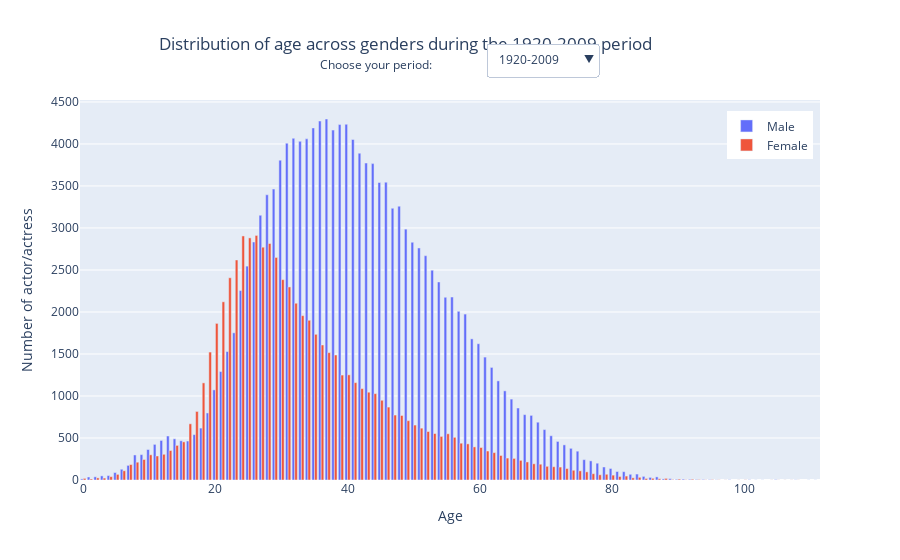

This figure's notebook cell:
### Markdown cell above
Finally, as we observed the different ratios over time, it is interesting to also decompose the age distribution over decades, and try to see if we can observe an evolution within the general tendency.

### Code cell
decades=np.sort(charadata_filtered['decade'].unique())

distrib = pd.DataFrame()

counts_w_overall = pd.Series(charadata_filtered[(charadata_filtered['actor_gender']=='F')]['actor_age'].value_counts() , name=("Overall_F"))
counts_m_overall = pd.Series(charadata_filtered[(charadata_filtered['actor_gender']=='M')]['actor_age'].value_counts() , name=("Overall_M"))
distrib = distrib.merge(counts_w_overall, how='outer', right_index=True, left_index=True)
distrib = distrib.merge(counts_m_overall, how='outer', right_index=True, left_index=True)

# male and female counts per decades
for decade in decades:
    counts_w = pd.Series(charadata_filtered[(charadata_filtered['actor_gender']=='F') & (charadata_filtered['decade']==decade)]['actor_age'].value_counts() , name=(str(decade) + "_F"))
    counts_m = pd.Series(charadata_filtered[(charadata_filtered['actor_gender']=='M') & (charadata_filtered['decade']==decade)]['actor_age'].value_counts() , name=(str(decade) + "_M"))
    distrib = distrib.merge(counts_w, how='outer', right_index=True, left_index=True)
    distrib = distrib.merge(counts_m, how='outer', right_index=True, left_index=True)


# Initialize figure
fig = go.Figure()

# Add Traces of male and female counts
for decade in decades:
    name_F = str(decade) + "_F"
    name_M = str(decade) + "_M"
    
    fig.add_trace(go.Bar(name="Male", x = distrib.index, y = distrib[name_M]))
    fig.add_trace(go.Bar(name="Female", x = distrib.index, y = distrib[name_F]))

fig.add_trace(go.Bar(name="Male", x = distrib.index, y = distrib["Overall_M"]))
fig.add_trace(go.Bar(name="Female", x = distrib.index, y = distrib["Overall_F"]))

#Show by default the 2000 decade 
for i in range(len(fig.data)):
    fig.data[i].visible = True if i > 17 else False

# Add dropdown list
fig.update_layout(
    yaxis_title = "Number of actor/actress",
    xaxis_title = "Age",
    title_text = "Distribution of age across genders during the 1920-2009 period",
    title_x = 0.45,

    updatemenus=[
        dict(
            active=0,
            buttons=list([ 
                dict(label="1920-2009",
                    method="update",
                    args=[{"visible": [False, False, False, False, False, False, False, False, 
                    False, False, False, False, False, False, False, False, False, False, True, True]},
                    {"title": "Distribution of age across genders during the 1920-2009 period"}]),
                dict(label="2000 decade",
                    method="update",
                    args=[{"visible": [False, False, False, False, False, False, False, False, 
                    False, False, False, False, False, False, False, False, True, True, False, False]},
                    {"title": 'Distribution of age across genders during the 2000 decade'}]),
                dict(label="1990 decade",
                    method="update",
                    args=[{"visible": [False, False, False, False, False, False, False, False,
                    False, False, False, False, False, False, True, True, False, False, False, False]},
                    {"title": 'Distribution of age across genders during the 1990 decade'}]),
                dict(label="1980 decade",
                    method="update",
                    args=[{"visible": [False, False, False, False, False, False, False, False, 
                    False, False, False, False, True, True, False, False, False, False, False, False]},
                    {"title": 'Distribution of age across genders during the 1980 decade'}]),
                dict(label="1970 decade",
                    method="update",
                    args=[{"visible": [False, False, False, False, False, False, False, False, 
                    False, False, True, True, False, False, False, False, False, False, False, False]},
                    {"title": 'Distribution of age across genders during the 1970 decade'}]),
                dict(label="1960 decade",
                    method="update",
                    args=[{"visible": [False, False, False, False, False, False, False, False, 
                    True, True, False, False, False, False, False, False, False, False, False, False]},
                    {"title": 'Distribution of age across genders during the 1960 decade'}]),
                dict(label="1950 decade",
                    method="update",
                    args=[{"visible": [False, False, False, False, False, False, True, True,
                    False, False, False, False, False, False, False, False, False, False, False, False]},
                    {"title": 'Distribution of age across genders during the 1950 decade'}]),
                dict(label="1940 decade",
                    method="update",
                    args=[{"visible": [False, False, False, False, True, True, False, False, 
                    False, False, False, False, False, False, False, False, False, False, False, False]},
                    {"title": 'Distribution of age across genders during the 1940 decade'}]),
                dict(label="1930 decade",
                    method="update",
                    args=[{"visible": [False, False, True, True, False, False, False, False,
                    False, False, False, False, False, False, False, False, False, False, False, False]},
                    {"title": 'Distribution of age across genders during the 1930 decade'}]),
                dict(label="1920 decade",
                    method="update",
                    args=[{"visible": [True, True, False, False, False, False, False, False, 
                    False, False, False, False, False, False, False, False, False, False, False, False]},
                    {"title": 'Distribution of age across genders during the 1920 decade'}])
            ]),
            x=0.70,
            y=1.15,
        ),
    ],

    legend=dict(
        yanchor="top",
        y=0.97,
        xanchor="right",
        x=0.99
    )
)
    
fig.update_layout(
    annotations=[
        dict(text='Choose your period:', x=0.40,xref='paper', yref='paper', y=1.12, showarrow=False)])

fig.show()

# Save to SVG for website
FIG_NAME = 'age_distribution.html'
pio.write_html(fig, file = HTML_PATH + FIG_NAME, auto_open=False)

### Figure 1 — Plotly figure (JSON) as saved in the notebook; plotly's stock layout.template omitted (floating-point values rounded to 4 significant figures)
{"data": [{"name": "Male", "type": "bar", "visible": false, "x": [0, 1, 2, 3, 4, 5, 6, 7, 8, 9, 10, 11, 12, 13, 14, 15, 16, 17, 18, 19, 20, 21, 22, 23, 24, 25, 26, 27, 28, 29, 30, 31, 32, 33, 34, 35, 36, 37, 38, 39, 40, 41, 42, 43, 44, 45, 46, 47, 48, 49, 50, 51, 52, 53, 54, 55, 56, 57, 58, 59, 60, 61, 62, 63, 64, 65, 66, 67, 68, 69, 70, 71, 72, 73, 74, 75, 76, 77, 78, 79, 80, 81, 82, 83, 84, 85, 86, 87, 88, 89, 90, 91, 92, 93, 94, 95, 96, 97, 98, 99, 100, 101, 102, 103, 104, 105, 106, 107, 108, 110, 111], "y": [1, 1, 11, 5, 15, 7, 14, 15, 27, 18, 15, 7, 12, 7, 10, 5, 5, 5, 5, 12, 11, 14, 15, 22, 50, 41, 63, 65, 62, 70, 62, 51, 48, 65, 50, 81, 69, 96, 63, 77, 65, 55, 71, 55, 43, 41, 36, 35, 30, 42, 24, 36, 27, 26, 18, 17, 19, 16, 19, 23, 10, 13, 9, 9, 8, 8, 10, 8, 3, 2, 3, 2, 2, null, null, 2, 2, 1, 2, 1, null, 1, null, 1, 1, null, null, null, null, null, null, null, null, null, null, null, null, null, null, null, null, null, null, null, null, null, null, null, null, null, null]}, {"name": "Female", "type": "bar", "visible": false, "x": [0, 1, 2, 3, 4, 5, 6, 7, 8, 9, 10, 11, 12, 13, 14, 15, 16, 17, 18, 19, 20, 21, 22, 23, 24, 25, 26, 27, 28, 29, 30, 31, 32, 33, 34, 35, 36, 37, 38, 39, 40, 41, 42, 43, 44, 45, 46, 47, 48, 49, 50, 51, 52, 53, 54, 55, 56, 57, 58, 59, 60, 61, 62, 63, 64, 65, 66, 67, 68, 69, 70, 71, 72, 73, 74, 75, 76, 77, 78, 79, 80, 81, 82, 83, 84, 85, 86, 87, 88, 89, 90, 91, 92, 93, 94, 95, 96, 97, 98, 99, 100, 101, 102, 103, 104, 105, 106, 107, 108, 110, 111], "y": [null, null, 1, null, 2, 6, 10, 16, 2, 3, 3, null, 2, 2, 5, 3, 8, 16, 34, 33, 46, 56, 57, 58, 49, 54, 54, 57, 50, 46, 32, 21, 25, 22, 19, 20, 14, 10, 8, 17, 10, 9, 4, 10, 9, 7, 8, 9, 14, 9, 8, 10, 2, 3, 5, 4, 5, 5, 3, 3, 3, 4, 1, 2, 2, 4, 2, 1, 2, 2, 1, null, null, null, null, null, 1, 1, null, null, null, null, null, null, null, null, null, null, null, null, null, null, null, null, null, null, null, null, null, null, null, null, null, null, null, null, null, null, null, null, null]}, {"name": "Male", "type": "bar", "visible": false, "x": [0, 1, 2, 3, 4, 5, 6, 7, 8, 9, 10, 11, 12, 13, 14, 15, 16, 17, 18, 19, 20, 21, 22, 23, 24, 25, 26, 27, 28, 29, 30, 31, 32, 33, 34, 35, 36, 37, 38, 39, 40, 41, 42, 43, 44, 45, 46, 47, 48, 49, 50, 51, 52, 53, 54, 55, 56, 57, 58, 59, 60, 61, 62, 63, 64, 65, 66, 67, 68, 69, 70, 71, 72, 73, 74, 75, 76, 77, 78, 79, 80, 81, 82, 83, 84, 85, 86, 87, 88, 89, 90, 91, 92, 93, 94, 95, 96, 97, 98, 99, 100, 101, 102, 103, 104, 105, 106, 107, 108, 110, 111], "y": [3, 6, 6, 5, 19, 37, 17, 35, 24, 38, 22, 18, 17, 23, 16, 18, 23, 21, 17, 17, 34, 26, 35, 59, 88, 80, 115, 156, 166, 205, 209, 198, 204, 235, 192, 203, 185, 191, 182, 182, 178, 196, 201, 203, 199, 169, 210, 176, 183, 148, 156, 126, 125, 115, 93, 72, 84, 80, 63, 64, 65, 54, 48, 56, 27, 29, 24, 34, 30, 22, 21, 17, 10, 9, 8, 6, 4, 3, 4, null, 1, null, null, 1, null, null, null, null, null, null, null, null, null, null, null, null, null, null, null, null, null, null, null, null, null, null, null, null, null, null, null]}, {"name": "Female", "type": "bar", "visible": false, "x": [0, 1, 2, 3, 4, 5, 6, 7, 8, 9, 10, 11, 12, 13, 14, 15, 16, 17, 18, 19, 20, 21, 22, 23, 24, 25, 26, 27, 28, 29, 30, 31, 32, 33, 34, 35, 36, 37, 38, 39, 40, 41, 42, 43, 44, 45, 46, 47, 48, 49, 50, 51, 52, 53, 54, 55, 56, 57, 58, 59, 60, 61, 62, 63, 64, 65, 66, 67, 68, 69, 70, 71, 72, 73, 74, 75, 76, 77, 78, 79, 80, 81, 82, 83, 84, 85, 86, 87, 88, 89, 90, 91, 92, 93, 94, 95, 96, 97, 98, 99, 100, 101, 102, 103, 104, 105, 106, 107, 108, 110, 111], "y": [2, 1, null, 2, 6, 7, 11, 21, 11, 5, 8, 7, 6, 8, 7, 20, 36, 40, 54, 72, 111, 146, 144, 160, 188, 165, 178, 146, 136, 113, 110, 70, 65, 57, 60, 58, 53, 41, 22, 45, 31, 26, 25, 30, 26, 29, 24, 23, 24, 32, 26, 23, 21, 20, 27, 25, 23, 11, 10, 19, 19, 12, 11, 11, 8, 5, 2, 1, 1, 4, 5, 4, 11, 2, 5, 3, 1, 2, null, 3, 2, null, null, null, null, null, null, null, null, null, null, null, null, null, null, null, null, null, null, null, null, null, null, null, null, null, null, null, null, null, null]}, {"name": "Male", "type": "bar", "visible": false, "x": [0, 1, 2, 3, 4, 5, 6, 7, 8, 9, 10, 11, 12, 13, 14, 15, 16, 17, 18, 19, 20, 21, 22, 23, 24, 25, 26, 27, 28, 29, 30, 31, 32, 33, 34, 35, 36, 37, 38, 39, 40, 41, 42, 43, 44, 45, 46, 47, 48, 49, 50, 51, 52, 53, 54, 55, 56, 57, 58, 59, 60, 61, 62, 63, 64, 65, 66, 67, 68, 69, 70, 71, 72, 73, 74, 75, 76, 77, 78, 79, 80, 81, 82, 83, 84, 85, 86, 87, 88, 89, 90, 91, 92, 93, 94, 95, 96, 97, 98, 99, 100, 101, 102, 103, 104, 105, 106, 107, 108, 110, 111], "y": [null, 3, 1, 2, 1, 3, 9, 10, 15, 15, 14, 25, 19, 17, 16, 15, 22, 25, 26, 29, 37, 50, 65, 69, 78, 106, 121, 167, 184, 184, 183, 198, 238, 233, 261, 238, 280, 294, 267, 283, 316, 264, 257, 221, 183, 193, 211, 175, 194, 184, 166, 195, 158, 167, 172, 135, 146, 142, 145, 109, 86, 73, 70, 56, 54, 50, 43, 33, 32, 35, 31, 19, 18, 14, 16, 6, 11, 11, 2, 4, 3, 1, 3, 1, 2, null, null, null, null, null, null, null, null, null, null, null, null, null, null, null, null, null, null, null, null, null, null, null, null, null, null]}, {"name": "Female", "type": "bar", "visible": false, "x": [0, 1, 2, 3, 4, 5, 6, 7, 8, 9, 10, 11, 12, 13, 14, 15, 16, 17, 18, 19, 20, 21, 22, 23, 24, 25, 26, 27, 28, 29, 30, 31, 32, 33, 34, 35, 36, 37, 38, 39, 40, 41, 42, 43, 44, 45, 46, 47, 48, 49, 50, 51, 52, 53, 54, 55, 56, 57, 58, 59, 60, 61, 62, 63, 64, 65, 66, 67, 68, 69, 70, 71, 72, 73, 74, 75, 76, 77, 78, 79, 80, 81, 82, 83, 84, 85, 86, 87, 88, 89, 90, 91, 92, 93, 94, 95, 96, 97, 98, 99, 100, 101, 102, 103, 104, 105, 106, 107, 108, 110, 111], "y": [1, null, 2, 1, 2, 6, 6, 7, 11, 6, 5, 9, 10, 11, 8, 18, 31, 27, 59, 96, 92, 120, 133, 134, 186, 160, 147, 151, 130, 122, 112, 114, 102, 82, 79, 64, 66, 72, 62, 55, 58, 51, 39, 43, 37, 36, 50, 35, 27, 29, 32, 33, 28, 31, 18, 24, 29, 17, 26, 20, 27, 21, 10, 11, 24, 18, 21, 15, 13, 6, 5, 8, 3, 2, null, 3, 4, 5, 3, 1, 2, 1, 2, null, null, null, null, null, null, null, null, null, null, null, null, null, null, null, null, null, null, null, null, null, null, null, null, null, null, null, null]}, {"name": "Male", "type": "bar", "visible": false, "x": [0, 1, 2, 3, 4, 5, 6, 7, 8, 9, 10, 11, 12, 13, 14, 15, 16, 17, 18, 19, 20, 21, 22, 23, 24, 25, 26, 27, 28, 29, 30, 31, 32, 33, 34, 35, 36, 37, 38, 39, 40, 41, 42, 43, 44, 45, 46, 47, 48, 49, 50, 51, 52, 53, 54, 55, 56, 57, 58, 59, 60, 61, 62, 63, 64, 65, 66, 67, 68, 69, 70, 71, 72, 73, 74, 75, 76, 77, 78, 79, 80, 81, 82, 83, 84, 85, 86, 87, 88, 89, 90, 91, 92, 93, 94, 95, 96, 97, 98, 99, 100, 101, 102, 103, 104, 105, 106, 107, 108, 110, 111], "y": [null, 4, null, 2, 3, 6, 6, 6, 11, 18, 19, 15, 15, 18, 14, 20, 12, 13, 20, 22, 35, 56, 56, 86, 113, 156, 171, 217, 248, 266, 308, 283, 316, 310, 306, 315, 337, 294, 292, 319, 310, 339, 328, 291, 317, 302, 274, 282, 282, 232, 249, 225, 191, 182, 178, 157, 129, 140, 130, 109, 115, 95, 86, 61, 54, 49, 51, 44, 33, 32, 24, 28, 29, 21, 13, 21, 10, 7, 4, 3, 6, 4, 2, 2, 1, null, null, null, null, null, null, null, null, null, null, null, null, null, null, null, null, null, null, null, null, null, null, null, null, null, null]}, {"name": "Female", "type": "bar", "visible": false, "x": [0, 1, 2, 3, 4, 5, 6, 7, 8, 9, 10, 11, 12, 13, 14, 15, 16, 17, 18, 19, 20, 21, 22, 23, 24, 25, 26, 27, 28, 29, 30, 31, 32, 33, 34, 35, 36, 37, 38, 39, 40, 41, 42, 43, 44, 45, 46, 47, 48, 49, 50, 51, 52, 53, 54, 55, 56, 57, 58, 59, 60, 61, 62, 63, 64, 65, 66, 67, 68, 69, 70, 71, 72, 73, 74, 75, 76, 77, 78, 79, 80, 81, 82, 83, 84, 85, 86, 87, 88, 89, 90, 91, 92, 93, 94, 95, 96, 97, 98, 99, 100, 101, 102, 103, 104, 105, 106, 107, 108, 110, 111], "y": [null, null, 1, 2, 1, 1, 4, 5, 9, 8, 12, 9, 9, 7, 12, 14, 30, 33, 56, 67, 112, 142, 137, 175, 207, 206, 165, 162, 167, 169, 171, 150, 132, 128, 126, 101, 87, 78, 87, 57, 66, 61, 52, 50, 68, 49, 44, 42, 49, 49, 42, 31, 48, 29, 31, 38, 24, 20, 19, 20, 22, 26, 21, 12, 14, 12, 15, 11, 9, 5, 3, 11, 10, 4, 9, 1, 4, 2, null, 2, 2, 1, null, null, null, 1, null, null, null, null, 1, null, null, null, null, null, null, null, null, null, null, null, null, null, null, null, null, null, null, null, null]}, {"name": "Male", "type": "bar", "visible": false, "x": [0, 1, 2, 3, 4, 5, 6, 7, 8, 9, 10, 11, 12, 13, 14, 15, 16, 17, 18, 19, 20, 21, 22, 23, 24, 25, 26, 27, 28, 29, 30, 31, 32, 33, 34, 35, 36, 37, 38, 39, 40, 41, 42, 43, 44, 45, 46, 47, 48, 49, 50, 51, 52, 53, 54, 55, 56, 57, 58, 59, 60, 61, 62, 63, 64, 65, 66, 67, 68, 69, 70, 71, 72, 73, 74, 75, 76, 77, 78, 79, 80, 81, 82, 83, 84, 85, 86, 87, 88, 89, 90, 91, 92, 93, 94, 95, 96, 97, 98, 99, 100, 101, 102, 103, 104, 105, 106, 107, 108, 110, 111], "y": [3, null, 5, 4, 1, 4, 3, 5, 9, 12, 19, 14, 9, 20, 12, 14, 11, 21, 17, 37, 34, 63, 92, 109, 140, 159, 173, 175, 223, 238, 268, 280, 302, 298, 292, 303, 335, 348, 367, 347, 366, 330, 314, 311, 335, 301, 307, 250, 254, 244, 227, 261, 236, 234, 224, 180, 215, 184, 146, 114, 146, 120, 101, 85, 76, 67, 56, 36, 26, 34, 39, 28, 21, 16, 30, 13, 11, 8, 5, 8, 5, 5, 1, 2, 4, 1, 1, 1, 1, null, null, null, null, null, null, null, null, null, null, null, null, null, null, null, null, null, null, null, null, null, null]}, {"name": "Female", "type": "bar", "visible": false, "x": [0, 1, 2, 3, 4, 5, 6, 7, 8, 9, 10, 11, 12, 13, 14, 15, 16, 17, 18, 19, 20, 21, 22, 23, 24, 25, 26, 27, 28, 29, 30, 31, 32, 33, 34, 35, 36, 37, 38, 39, 40, 41, 42, 43, 44, 45, 46, 47, 48, 49, 50, 51, 52, 53, 54, 55, 56, 57, 58, 59, 60, 61, 62, 63, 64, 65, 66, 67, 68, 69, 70, 71, 72, 73, 74, 75, 76, 77, 78, 79, 80, 81, 82, 83, 84, 85, 86, 87, 88, 89, 90, 91, 92, 93, 94, 95, 96, 97, 98, 99, 100, 101, 102, 103, 104, 105, 106, 107, 108, 110, 111], "y": [6, 2, 4, 3, 4, 6, 4, 6, 11, 9, 15, 15, 14, 9, 23, 22, 45, 56, 81, 105, 132, 154, 167, 182, 201, 198, 186, 173, 166, 171, 137, 136, 141, 105, 127, 121, 99, 101, 94, 83, 89, 68, 76, 69, 71, 58, 56, 44, 40, 44, 29, 24, 28, 32, 46, 41, 23, 24, 29, 27, 26, 30, 24, 24, 17, 14, 11, 16, 10, 15, 10, 10, 14, 7, 6, 10, 5, 5, 5, 1, 1, 3, null, 1, 4, null, null, null, null, null, null, null, null, null, null, null, null, null, null, null, null, null, null, null, null, null, null, null, null, null, null]}, {"name": "Male", "type": "bar", "visible": false, "x": [0, 1, 2, 3, 4, 5, 6, 7, 8, 9, 10, 11, 12, 13, 14, 15, 16, 17, 18, 19, 20, 21, 22, 23, 24, 25, 26, 27, 28, 29, 30, 31, 32, 33, 34, 35, 36, 37, 38, 39, 40, 41, 42, 43, 44, 45, 46, 47, 48, 49, 50, 51, 52, 53, 54, 55, 56, 57, 58, 59, 60, 61, 62, 63, 64, 65, 66, 67, 68, 69, 70, 71, 72, 73, 74, 75, 76, 77, 78, 79, 80, 81, 82, 83, 84, 85, 86, 87, 88, 89, 90, 91, 92, 93, 94, 95, 96, 97, 98, 99, 100, 101, 102, 103, 104, 105, 106, 107, 108, 110, 111], "y": [3, 3, 1, 3, 4, 5, 7, 6, 11, 14, 10, 20, 32, 33, 18, 29, 30, 34, 41, 55, 84, 88, 121, 127, 192, 181, 228, 266, 279, 248, 269, 346, 364, 319, 387, 381, 373, 348, 359, 376, 330, 350, 347, 306, 347, 312, 331, 314, 313, 272, 276, 272, 249, 224, 225, 217, 220, 192, 166, 157, 131, 125, 123, 108, 121, 97, 74, 61, 85, 73, 63, 44, 39, 27, 20, 23, 12, 9, 13, 7, 5, 3, 4, 1, 3, null, 1, 1, null, 2, null, null, null, null, null, null, null, null, null, null, null, null, null, null, null, null, null, null, null, null, null]}, {"name": "Female", "type": "bar", "visible": false, "x": [0, 1, 2, 3, 4, 5, 6, 7, 8, 9, 10, 11, 12, 13, 14, 15, 16, 17, 18, 19, 20, 21, 22, 23, 24, 25, 26, 27, 28, 29, 30, 31, 32, 33, 34, 35, 36, 37, 38, 39, 40, 41, 42, 43, 44, 45, 46, 47, 48, 49, 50, 51, 52, 53, 54, 55, 56, 57, 58, 59, 60, 61, 62, 63, 64, 65, 66, 67, 68, 69, 70, 71, 72, 73, 74, 75, 76, 77, 78, 79, 80, 81, 82, 83, 84, 85, 86, 87, 88, 89, 90, 91, 92, 93, 94, 95, 96, 97, 98, 99, 100, 101, 102, 103, 104, 105, 106, 107, 108, 110, 111], "y": [4, null, 2, 2, 2, 4, 4, 4, 9, 14, 12, 20, 20, 29, 26, 26, 47, 49, 65, 109, 111, 138, 169, 189, 238, 211, 199, 213, 231, 193, 195, 192, 174, 167, 132, 117, 98, 113, 118, 114, 87, 103, 87, 80, 86, 78, 74, 55, 57, 53, 56, 54, 60, 38, 39, 41, 45, 35, 31, 21, 12, 21, 24, 21, 16, 18, 19, 12, 18, 17, 11, 18, 9, 9, 5, 4, 4, 8, 3, 8, 4, 1, 2, 2, 4, 2, 1, 2, null, null, null, null, null, 1, null, null, null, null, null, null, null, null, null, null, null, null, null, null, null, null, null]}, {"name": "Male", "type": "bar", "visible": false, "x": [0, 1, 2, 3, 4, 5, 6, 7, 8, 9, 10, 11, 12, 13, 14, 15, 16, 17, 18, 19, 20, 21, 22, 23, 24, 25, 26, 27, 28, 29, 30, 31, 32, 33, 34, 35, 36, 37, 38, 39, 40, 41, 42, 43, 44, 45, 46, 47, 48, 49, 50, 51, 52, 53, 54, 55, 56, 57, 58, 59, 60, 61, 62, 63, 64, 65, 66, 67, 68, 69, 70, 71, 72, 73, 74, 75, 76, 77, 78, 79, 80, 81, 82, 83, 84, 85, 86, 87, 88, 89, 90, 91, 92, 93, 94, 95, 96, 97, 98, 99, 100, 101, 102, 103, 104, 105, 106, 107, 108, 110, 111], "y": [1, 2, 5, 6, 4, 2, 15, 12, 28, 23, 31, 62, 56, 49, 68, 61, 63, 85, 95, 136, 187, 199, 236, 273, 306, 338, 366, 406, 427, 443, 478, 499, 489, 518, 488, 522, 512, 520, 486, 512, 501, 473, 449, 426, 446, 414, 372, 381, 336, 337, 328, 289, 324, 330, 274, 248, 262, 259, 277, 236, 231, 182, 188, 156, 157, 150, 136, 103, 128, 91, 61, 78, 58, 54, 53, 53, 31, 30, 32, 23, 21, 8, 15, 8, 7, 6, 3, 3, 1, 2, null, null, 2, 1, 1, null, null, null, null, null, null, null, null, null, null, null, null, null, null, null, null]}, {"name": "Female", "type": "bar", "visible": false, "x": [0, 1, 2, 3, 4, 5, 6, 7, 8, 9, 10, 11, 12, 13, 14, 15, 16, 17, 18, 19, 20, 21, 22, 23, 24, 25, 26, 27, 28, 29, 30, 31, 32, 33, 34, 35, 36, 37, 38, 39, 40, 41, 42, 43, 44, 45, 46, 47, 48, 49, 50, 51, 52, 53, 54, 55, 56, 57, 58, 59, 60, 61, 62, 63, 64, 65, 66, 67, 68, 69, 70, 71, 72, 73, 74, 75, 76, 77, 78, 79, 80, 81, 82, 83, 84, 85, 86, 87, 88, 89, 90, 91, 92, 93, 94, 95, 96, 97, 98, 99, 100, 101, 102, 103, 104, 105, 106, 107, 108, 110, 111], "y": [2, 1, 4, 2, 7, 7, 14, 19, 17, 27, 31, 37, 27, 43, 50, 72, 100, 129, 170, 197, 243, 237, 273, 292, 284, 306, 297, 278, 261, 257, 273, 284, 227, 231, 220, 220, 191, 201, 195, 146, 165, 156, 141, 153, 110, 97, 80, 72, 78, 76, 64, 75, 59, 64, 65, 73, 45, 61, 47, 48, 43, 35, 39, 37, 27, 28, 24, 20, 22, 26, 24, 11, 15, 17, 17, 10, 13, 5, 12, 10, 8, 7, 6, 3, 9, 1, 4, 4, 1, null, 1, null, 2, 1, null, null, null, null, null, null, null, null, null, null, null, null, null, null, null, null, null]}, {"name": "Male", "type": "bar", "visible": false, "x": [0, 1, 2, 3, 4, 5, 6, 7, 8, 9, 10, 11, 12, 13, 14, 15, 16, 17, 18, 19, 20, 21, 22, 23, 24, 25, 26, 27, 28, 29, 30, 31, 32, 33, 34, 35, 36, 37, 38, 39, 40, 41, 42, 43, 44, 45, 46, 47, 48, 49, 50, 51, 52, 53, 54, 55, 56, 57, 58, 59, 60, 61, 62, 63, 64, 65, 66, 67, 68, 69, 70, 71, 72, 73, 74, 75, 76, 77, 78, 79, 80, 81, 82, 83, 84, 85, 86, 87, 88, 89, 90, 91, 92, 93, 94, 95, 96, 97, 98, 99, 100, 101, 102, 103, 104, 105, 106, 107, 108, 110, 111], "y": [null, 2, 1, 8, 2, 11, 21, 37, 55, 55, 88, 96, 109, 112, 118, 101, 96, 112, 129, 137, 194, 246, 295, 340, 426, 484, 513, 595, 644, 640, 729, 761, 716, 751, 769, 739, 753, 754, 699, 749, 708, 755, 724, 736, 699, 650, 662, 637, 624, 562, 480, 478, 460, 400, 379, 379, 361, 308, 321, 277, 274, 282, 256, 234, 192, 176, 152, 166, 167, 157, 128, 105, 106, 97, 93, 76, 62, 52, 42, 23, 27, 28, 20, 18, 24, 8, 6, 7, 4, 3, 1, 5, 1, null, 4, null, 1, null, 2, null, null, null, null, null, null, null, null, null, null, null, null]}, {"name": "Female", "type": "bar", "visible": false, "x": [0, 1, 2, 3, 4, 5, 6, 7, 8, 9, 10, 11, 12, 13, 14, 15, 16, 17, 18, 19, 20, 21, 22, 23, 24, 25, 26, 27, 28, 29, 30, 31, 32, 33, 34, 35, 36, 37, 38, 39, 40, 41, 42, 43, 44, 45, 46, 47, 48, 49, 50, 51, 52, 53, 54, 55, 56, 57, 58, 59, 60, 61, 62, 63, 64, 65, 66, 67, 68, 69, 70, 71, 72, 73, 74, 75, 76, 77, 78, 79, 80, 81, 82, 83, 84, 85, 86, 87, 88, 89, 90, 91, 92, 93, 94, 95, 96, 97, 98, 99, 100, 101, 102, 103, 104, 105, 106, 107, 108, 110, 111], "y": [2, 3, 2, 5, 6, 14, 24, 42, 45, 67, 72, 70, 73, 90, 93, 93, 108, 138, 198, 255, 325, 339, 407, 439, 465, 492, 514, 505, 544, 483, 435, 439, 429, 380, 381, 308, 339, 276, 299, 241, 279, 218, 223, 189, 213, 228, 192, 178, 169, 151, 131, 113, 113, 79, 83, 85, 68, 67, 66, 67, 89, 69, 67, 64, 64, 63, 59, 53, 37, 35, 45, 35, 28, 34, 19, 26, 21, 16, 14, 11, 4, 10, 8, 4, 4, 7, 7, 5, 5, null, 2, null, 2, 1, 2, null, 1, null, null, null, 1, null, null, null, null, null, null, null, null, null, null]}, {"name": "Male", "type": "bar", "visible": false, "x": [0, 1, 2, 3, 4, 5, 6, 7, 8, 9, 10, 11, 12, 13, 14, 15, 16, 17, 18, 19, 20, 21, 22, 23, 24, 25, 26, 27, 28, 29, 30, 31, 32, 33, 34, 35, 36, 37, 38, 39, 40, 41, 42, 43, 44, 45, 46, 47, 48, 49, 50, 51, 52, 53, 54, 55, 56, 57, 58, 59, 60, 61, 62, 63, 64, 65, 66, 67, 68, 69, 70, 71, 72, 73, 74, 75, 76, 77, 78, 79, 80, 81, 82, 83, 84, 85, 86, 87, 88, 89, 90, 91, 92, 93, 94, 95, 96, 97, 98, 99, 100, 101, 102, 103, 104, 105, 106, 107, 108, 110, 111], "y": [2, 15, 8, 14, 4, 14, 36, 48, 118, 109, 145, 167, 202, 245, 218, 204, 202, 224, 268, 353, 457, 549, 614, 667, 862, 1001, 1083, 1104, 1162, 1169, 1301, 1393, 1390, 1302, 1316, 1409, 1429, 1452, 1450, 1386, 1460, 1291, 1199, 1224, 1197, 1159, 1142, 984, 1043, 965, 924, 880, 900, 819, 794, 770, 742, 687, 708, 591, 564, 519, 459, 415, 372, 337, 311, 293, 265, 242, 230, 206, 176, 180, 144, 143, 99, 107, 96, 86, 69, 51, 54, 34, 29, 28, 20, 25, 7, 9, 7, 5, 5, 5, 1, 4, 1, null, 1, null, null, 3, 1, 1, null, 4, null, null, 2, 1, 1]}, {"name": "Female", "type": "bar", "visible": false, "x": [0, 1, 2, 3, 4, 5, 6, 7, 8, 9, 10, 11, 12, 13, 14, 15, 16, 17, 18, 19, 20, 21, 22, 23, 24, 25, 26, 27, 28, 29, 30, 31, 32, 33, 34, 35, 36, 37, 38, 39, 40, 41, 42, 43, 44, 45, 46, 47, 48, 49, 50, 51, 52, 53, 54, 55, 56, 57, 58, 59, 60, 61, 62, 63, 64, 65, 66, 67, 68, 69, 70, 71, 72, 73, 74, 75, 76, 77, 78, 79, 80, 81, 82, 83, 84, 85, 86, 87, 88, 89, 90, 91, 92, 93, 94, 95, 96, 97, 98, 99, 100, 101, 102, 103, 104, 105, 106, 107, 108, 110, 111], "y": [2, 5, 9, 6, 10, 16, 33, 64, 97, 105, 142, 119, 145, 152, 188, 186, 264, 328, 439, 589, 692, 789, 920, 990, 1087, 1090, 1171, 1086, 1130, 1095, 920, 892, 809, 784, 757, 725, 660, 624, 603, 491, 467, 467, 441, 421, 408, 367, 340, 315, 310, 263, 266, 254, 218, 257, 205, 219, 246, 198, 199, 169, 146, 127, 129, 110, 89, 95, 81, 86, 81, 78, 59, 61, 64, 62, 55, 52, 44, 31, 25, 32, 35, 19, 29, 16, 11, 7, 8, 4, 13, 6, 7, 3, 5, 2, null, 4, 1, 1, null, 1, 1, null, null, null, 1, 1, 1, 1, 1, null, null]}, {"name": "Male", "type": "bar", "visible": true, "x": [0, 1, 2, 3, 4, 5, 6, 7, 8, 9, 10, 11, 12, 13, 14, 15, 16, 17, 18, 19, 20, 21, 22, 23, 24, 25, 26, 27, 28, 29, 30, 31, 32, 33, 34, 35, 36, 37, 38, 39, 40, 41, 42, 43, 44, 45, 46, 47, 48, 49, 50, 51, 52, 53, 54, 55, 56, 57, 58, 59, 60, 61, 62, 63, 64, 65, 66, 67, 68, 69, 70, 71, 72, 73, 74, 75, 76, 77, 78, 79, 80, 81, 82, 83, 84, 85, 86, 87, 88, 89, 90, 91, 92, 93, 94, 95, 96, 97, 98, 99, 100, 101, 102, 103, 104, 105, 106, 107, 108, 110, 111], "y": [13, 36, 38, 49, 53, 89, 128, 174, 298, 302, 363, 424, 471, 524, 490, 467, 464, 540, 618, 798, 1073, 1291, 1529, 1752, 2255, 2546, 2833, 3151, 3395, 3463, 3807, 4009, 4067, 4031, 4061, 4191, 4273, 4297, 4165, 4231, 4234, 4053, 3890, 3773, 3766, 3541, 3545, 3234, 3259, 2986, 2830, 2762, 2670, 2497, 2357, 2175, 2178, 2008, 1975, 1680, 1622, 1463, 1340, 1180, 1061, 963, 857, 778, 769, 688, 600, 527, 459, 418, 377, 343, 242, 228, 200, 155, 137, 101, 99, 68, 71, 43, 31, 37, 13, 16, 8, 10, 8, 6, 6, 4, 2, null, 3, null, null, 3, 1, 1, null, 4, null, null, 2, 1, 1]}, {"name": "Female", "type": "bar", "visible": true, "x": [0, 1, 2, 3, 4, 5, 6, 7, 8, 9, 10, 11, 12, 13, 14, 15, 16, 17, 18, 19, 20, 21, 22, 23, 24, 25, 26, 27, 28, 29, 30, 31, 32, 33, 34, 35, 36, 37, 38, 39, 40, 41, 42, 43, 44, 45, 46, 47, 48, 49, 50, 51, 52, 53, 54, 55, 56, 57, 58, 59, 60, 61, 62, 63, 64, 65, 66, 67, 68, 69, 70, 71, 72, 73, 74, 75, 76, 77, 78, 79, 80, 81, 82, 83, 84, 85, 86, 87, 88, 89, 90, 91, 92, 93, 94, 95, 96, 97, 98, 99, 100, 101, 102, 103, 104, 105, 106, 107, 108, 110, 111], "y": [19, 12, 25, 23, 40, 67, 110, 184, 212, 244, 300, 286, 306, 351, 412, 454, 669, 816, 1156, 1523, 1864, 2121, 2407, 2619, 2905, 2882, 2911, 2771, 2815, 2649, 2385, 2298, 2104, 1956, 1901, 1734, 1607, 1516, 1488, 1249, 1252, 1159, 1088, 1045, 1028, 949, 868, 773, 768, 706, 654, 617, 577, 553, 519, 550, 508, 438, 430, 394, 387, 345, 326, 292, 261, 257, 234, 215, 193, 188, 163, 158, 154, 137, 116, 109, 97, 75, 62, 68, 58, 42, 47, 26, 32, 18, 20, 15, 19, 6, 11, 3, 9, 5, 2, 4, 2, 1, null, 1, 2, null, null, null, 1, 1, 1, 1, 1, null, null]}], "layout": {"annotations": [{"showarrow": false, "text": "Choose your period:", "x": 0.4, "xref": "paper", "y": 1.12, "yref": "paper"}], "legend": {"x": 0.99, "xanchor": "right", "y": 0.97, "yanchor": "top"}, "title": {"text": "Distribution of age across genders during the 1920-2009 period", "x": 0.45}, "updatemenus": [{"active": 0, "buttons": [{"args": [{"visible": [false, false, false, false, false, false, false, false, false, false, false, false, false, false, false, false, false, false, true, true]}, {"title": "Distribution of age across genders during the 1920-2009 period"}], "label": "1920-2009", "method": "update"}, {"args": [{"visible": [false, false, false, false, false, false, false, false, false, false, false, false, false, false, false, false, true, true, false, false]}, {"title": "Distribution of age across genders during the 2000 decade"}], "label": "2000 decade", "method": "update"}, {"args": [{"visible": [false, false, false, false, false, false, false, false, false, false, false, false, false, false, true, true, false, false, false, false]}, {"title": "Distribution of age across genders during the 1990 decade"}], "label": "1990 decade", "method": "update"}, {"args": [{"visible": [false, false, false, false, false, false, false, false, false, false, false, false, true, true, false, false, false, false, false, false]}, {"title": "Distribution of age across genders during the 1980 decade"}], "label": "1980 decade", "method": "update"}, {"args": [{"visible": [false, false, false, false, false, false, false, false, false, false, true, true, false, false, false, false, false, false, false, false]}, {"title": "Distribution of age across genders during the 1970 decade"}], "label": "1970 decade", "method": "update"}, {"args": [{"visible": [false, false, false, false, false, false, false, false, true, true, false, false, false, false, false, false, false, false, false, false]}, {"title": "Distribution of age across genders during the 1960 decade"}], "label": "1960 decade", "method": "update"}, {"args": [{"visible": [false, false, false, false, false, false, true, true, false, false, false, false, false, false, false, false, false, false, false, false]}, {"title": "Distribution of age across genders during the 1950 decade"}], "label": "1950 decade", "method": "update"}, {"args": [{"visible": [false, false, false, false, true, true, false, false, false, false, false, false, false, false, false, false, false, false, false, false]}, {"title": "Distribution of age across genders during the 1940 decade"}], "label": "1940 decade", "method": "update"}, {"args": [{"visible": [false, false, true, true, false, false, false, false, false, false, false, false, false, false, false, false, false, false, false, false]}, {"title": "Distribution of age across genders during the 1930 decade"}], "label": "1930 decade", "method": "update"}, {"args": [{"visible": [true, true, false, false, false, false, false, false, false, false, false, false, false, false, false, false, false, false, false, false]}, {"title": "Distribution of age across genders during the 1920 decade"}], "label": "1920 decade", "method": "update"}], "x": 0.7, "y": 1.15}], "xaxis": {"title": {"text": "Age"}}, "yaxis": {"title": {"text": "Number of actor/actress"}}}}
